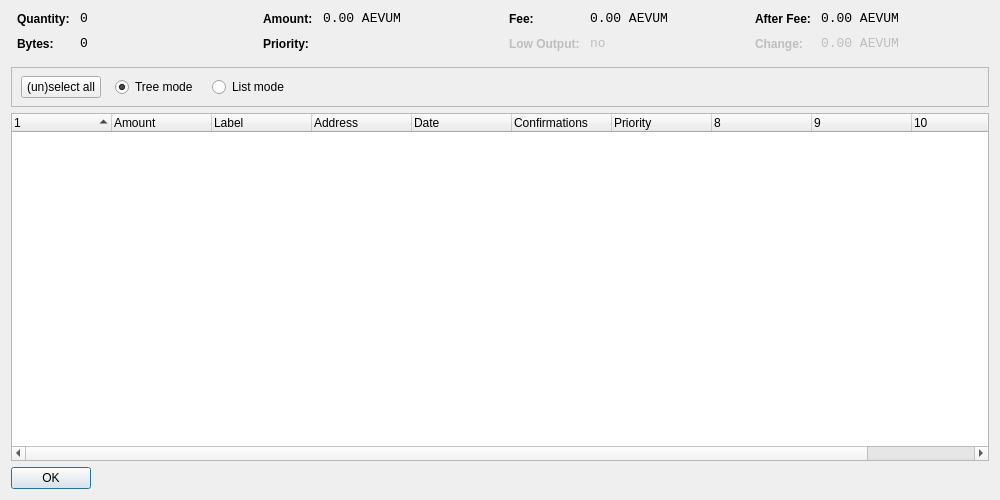
<?xml version="1.0" encoding="UTF-8"?>
<ui version="4.0">
 <class>CoinControlDialog</class>
 <widget class="QDialog" name="CoinControlDialog">
  <property name="geometry">
   <rect>
    <x>0</x>
    <y>0</y>
    <width>1000</width>
    <height>500</height>
   </rect>
  </property>
  <property name="windowTitle">
   <string>Coin Control</string>
  </property>
  <layout class="QVBoxLayout" name="verticalLayout">
   <item>
    <layout class="QHBoxLayout" name="horizontalLayoutTop" stretch="0,0,0,0">
     <property name="topMargin">
      <number>0</number>
     </property>
     <property name="bottomMargin">
      <number>10</number>
     </property>
     <item>
      <layout class="QFormLayout" name="formLayoutCoinControl1">
       <property name="horizontalSpacing">
        <number>10</number>
       </property>
       <property name="verticalSpacing">
        <number>10</number>
       </property>
       <property name="leftMargin">
        <number>6</number>
       </property>
       <property name="rightMargin">
        <number>6</number>
       </property>
       <item row="0" column="0">
        <widget class="QLabel" name="labelCoinControlQuantityText">
         <property name="styleSheet">
          <string notr="true">font-weight:bold;</string>
         </property>
         <property name="text">
          <string>Quantity:</string>
         </property>
        </widget>
       </item>
       <item row="0" column="1">
        <widget class="QLabel" name="labelCoinControlQuantity">
         <property name="font">
          <font>
           <family>Monospace</family>
           <pointsize>10</pointsize>
          </font>
         </property>
         <property name="cursor">
          <cursorShape>IBeamCursor</cursorShape>
         </property>
         <property name="contextMenuPolicy">
          <enum>Qt::ActionsContextMenu</enum>
         </property>
         <property name="text">
          <string>0</string>
         </property>
         <property name="textInteractionFlags">
          <set>Qt::LinksAccessibleByMouse|Qt::TextSelectableByKeyboard|Qt::TextSelectableByMouse</set>
         </property>
        </widget>
       </item>
       <item row="1" column="0">
        <widget class="QLabel" name="labelCoinControlBytesText">
         <property name="styleSheet">
          <string notr="true">font-weight:bold;</string>
         </property>
         <property name="text">
          <string>Bytes:</string>
         </property>
        </widget>
       </item>
       <item row="1" column="1">
        <widget class="QLabel" name="labelCoinControlBytes">
         <property name="font">
          <font>
           <family>Monospace</family>
           <pointsize>10</pointsize>
          </font>
         </property>
         <property name="cursor">
          <cursorShape>IBeamCursor</cursorShape>
         </property>
         <property name="contextMenuPolicy">
          <enum>Qt::ActionsContextMenu</enum>
         </property>
         <property name="text">
          <string>0</string>
         </property>
         <property name="textInteractionFlags">
          <set>Qt::LinksAccessibleByMouse|Qt::TextSelectableByKeyboard|Qt::TextSelectableByMouse</set>
         </property>
        </widget>
       </item>
      </layout>
     </item>
     <item>
      <layout class="QFormLayout" name="formLayoutCoinControl2">
       <property name="horizontalSpacing">
        <number>10</number>
       </property>
       <property name="verticalSpacing">
        <number>10</number>
       </property>
       <property name="leftMargin">
        <number>6</number>
       </property>
       <property name="rightMargin">
        <number>6</number>
       </property>
       <item row="0" column="0">
        <widget class="QLabel" name="labelCoinControlAmountText">
         <property name="styleSheet">
          <string notr="true">font-weight:bold;</string>
         </property>
         <property name="text">
          <string>Amount:</string>
         </property>
        </widget>
       </item>
       <item row="0" column="1">
        <widget class="QLabel" name="labelCoinControlAmount">
         <property name="font">
          <font>
           <family>Monospace</family>
           <pointsize>10</pointsize>
          </font>
         </property>
         <property name="cursor">
          <cursorShape>IBeamCursor</cursorShape>
         </property>
         <property name="contextMenuPolicy">
          <enum>Qt::ActionsContextMenu</enum>
         </property>
         <property name="text">
          <string>0.00 AEVUM</string>
         </property>
         <property name="textInteractionFlags">
          <set>Qt::LinksAccessibleByMouse|Qt::TextSelectableByKeyboard|Qt::TextSelectableByMouse</set>
         </property>
        </widget>
       </item>
       <item row="1" column="0">
        <widget class="QLabel" name="labelCoinControlPriorityText">
         <property name="styleSheet">
          <string notr="true">font-weight:bold;</string>
         </property>
         <property name="text">
          <string>Priority:</string>
         </property>
        </widget>
       </item>
       <item row="1" column="1">
        <widget class="QLabel" name="labelCoinControlPriority">
         <property name="font">
          <font>
           <family>Monospace</family>
           <pointsize>10</pointsize>
          </font>
         </property>
         <property name="cursor">
          <cursorShape>IBeamCursor</cursorShape>
         </property>
         <property name="contextMenuPolicy">
          <enum>Qt::ActionsContextMenu</enum>
         </property>
         <property name="text">
          <string/>
         </property>
         <property name="textInteractionFlags">
          <set>Qt::LinksAccessibleByMouse|Qt::TextSelectableByKeyboard|Qt::TextSelectableByMouse</set>
         </property>
        </widget>
       </item>
      </layout>
     </item>
     <item>
      <layout class="QFormLayout" name="formLayoutCoinControl3">
       <property name="horizontalSpacing">
        <number>10</number>
       </property>
       <property name="verticalSpacing">
        <number>10</number>
       </property>
       <property name="leftMargin">
        <number>6</number>
       </property>
       <property name="rightMargin">
        <number>6</number>
       </property>
       <item row="0" column="0">
        <widget class="QLabel" name="labelCoinControlFeeText">
         <property name="styleSheet">
          <string notr="true">font-weight:bold;</string>
         </property>
         <property name="text">
          <string>Fee:</string>
         </property>
        </widget>
       </item>
       <item row="0" column="1">
        <widget class="QLabel" name="labelCoinControlFee">
         <property name="font">
          <font>
           <family>Monospace</family>
           <pointsize>10</pointsize>
          </font>
         </property>
         <property name="cursor">
          <cursorShape>IBeamCursor</cursorShape>
         </property>
         <property name="contextMenuPolicy">
          <enum>Qt::ActionsContextMenu</enum>
         </property>
         <property name="text">
          <string>0.00 AEVUM</string>
         </property>
         <property name="textInteractionFlags">
          <set>Qt::LinksAccessibleByMouse|Qt::TextSelectableByKeyboard|Qt::TextSelectableByMouse</set>
         </property>
        </widget>
       </item>
       <item row="1" column="0">
        <widget class="QLabel" name="labelCoinControlLowOutputText">
         <property name="enabled">
          <bool>false</bool>
         </property>
         <property name="styleSheet">
          <string notr="true">font-weight:bold;</string>
         </property>
         <property name="text">
          <string>Low Output:</string>
         </property>
        </widget>
       </item>
       <item row="1" column="1">
        <widget class="QLabel" name="labelCoinControlLowOutput">
         <property name="enabled">
          <bool>false</bool>
         </property>
         <property name="font">
          <font>
           <family>Monospace</family>
           <pointsize>10</pointsize>
          </font>
         </property>
         <property name="cursor">
          <cursorShape>IBeamCursor</cursorShape>
         </property>
         <property name="contextMenuPolicy">
          <enum>Qt::ActionsContextMenu</enum>
         </property>
         <property name="text">
          <string>no</string>
         </property>
         <property name="textInteractionFlags">
          <set>Qt::LinksAccessibleByMouse|Qt::TextSelectableByKeyboard|Qt::TextSelectableByMouse</set>
         </property>
        </widget>
       </item>
      </layout>
     </item>
     <item>
      <layout class="QFormLayout" name="formLayoutCoinControl4">
       <property name="horizontalSpacing">
        <number>10</number>
       </property>
       <property name="verticalSpacing">
        <number>10</number>
       </property>
       <property name="leftMargin">
        <number>6</number>
       </property>
       <property name="rightMargin">
        <number>6</number>
       </property>
       <item row="0" column="0">
        <widget class="QLabel" name="labelCoinControlAfterFeeText">
         <property name="styleSheet">
          <string notr="true">font-weight:bold;</string>
         </property>
         <property name="text">
          <string>After Fee:</string>
         </property>
        </widget>
       </item>
       <item row="0" column="1">
        <widget class="QLabel" name="labelCoinControlAfterFee">
         <property name="font">
          <font>
           <family>Monospace</family>
           <pointsize>10</pointsize>
          </font>
         </property>
         <property name="cursor">
          <cursorShape>IBeamCursor</cursorShape>
         </property>
         <property name="contextMenuPolicy">
          <enum>Qt::ActionsContextMenu</enum>
         </property>
         <property name="text">
          <string>0.00 AEVUM</string>
         </property>
         <property name="textInteractionFlags">
          <set>Qt::LinksAccessibleByMouse|Qt::TextSelectableByKeyboard|Qt::TextSelectableByMouse</set>
         </property>
        </widget>
       </item>
       <item row="1" column="0">
        <widget class="QLabel" name="labelCoinControlChangeText">
         <property name="enabled">
          <bool>false</bool>
         </property>
         <property name="styleSheet">
          <string notr="true">font-weight:bold;</string>
         </property>
         <property name="text">
          <string>Change:</string>
         </property>
        </widget>
       </item>
       <item row="1" column="1">
        <widget class="QLabel" name="labelCoinControlChange">
         <property name="enabled">
          <bool>false</bool>
         </property>
         <property name="font">
          <font>
           <family>Monospace</family>
           <pointsize>10</pointsize>
          </font>
         </property>
         <property name="cursor">
          <cursorShape>IBeamCursor</cursorShape>
         </property>
         <property name="contextMenuPolicy">
          <enum>Qt::ActionsContextMenu</enum>
         </property>
         <property name="text">
          <string>0.00 AEVUM</string>
         </property>
         <property name="textInteractionFlags">
          <set>Qt::LinksAccessibleByMouse|Qt::TextSelectableByKeyboard|Qt::TextSelectableByMouse</set>
         </property>
        </widget>
       </item>
      </layout>
     </item>
    </layout>
   </item>
   <item>
    <widget class="QFrame" name="frame">
     <property name="minimumSize">
      <size>
       <width>0</width>
       <height>40</height>
      </size>
     </property>
     <property name="frameShape">
      <enum>QFrame::StyledPanel</enum>
     </property>
     <property name="frameShadow">
      <enum>QFrame::Sunken</enum>
     </property>
     <widget class="QWidget" name="horizontalLayoutWidget">
      <property name="geometry">
       <rect>
        <x>10</x>
        <y>0</y>
        <width>781</width>
        <height>41</height>
       </rect>
      </property>
      <layout class="QHBoxLayout" name="horizontalLayoutPanel" stretch="0,0,0,0,0">
       <property name="spacing">
        <number>14</number>
       </property>
       <item>
        <widget class="QPushButton" name="pushButtonSelectAll">
         <property name="sizePolicy">
          <sizepolicy hsizetype="Maximum" vsizetype="Fixed">
           <horstretch>0</horstretch>
           <verstretch>0</verstretch>
          </sizepolicy>
         </property>
         <property name="text">
          <string>(un)select all</string>
         </property>
        </widget>
       </item>
       <item>
        <widget class="QRadioButton" name="radioTreeMode">
         <property name="sizePolicy">
          <sizepolicy hsizetype="Maximum" vsizetype="Fixed">
           <horstretch>0</horstretch>
           <verstretch>0</verstretch>
          </sizepolicy>
         </property>
         <property name="text">
          <string>Tree mode</string>
         </property>
         <property name="checked">
          <bool>true</bool>
         </property>
        </widget>
       </item>
       <item>
        <widget class="QRadioButton" name="radioListMode">
         <property name="sizePolicy">
          <sizepolicy hsizetype="Maximum" vsizetype="Fixed">
           <horstretch>0</horstretch>
           <verstretch>0</verstretch>
          </sizepolicy>
         </property>
         <property name="text">
          <string>List mode</string>
         </property>
        </widget>
       </item>
       <item>
        <spacer name="horizontalSpacer">
         <property name="orientation">
          <enum>Qt::Horizontal</enum>
         </property>
         <property name="sizeHint" stdset="0">
          <size>
           <width>40</width>
           <height>20</height>
          </size>
         </property>
        </spacer>
       </item>
      </layout>
     </widget>
    </widget>
   </item>
   <item>
    <widget class="CoinControlTreeWidget" name="treeWidget">
     <property name="contextMenuPolicy">
      <enum>Qt::CustomContextMenu</enum>
     </property>
     <property name="sortingEnabled">
      <bool>false</bool>
     </property>
     <property name="columnCount">
      <number>11</number>
     </property>
     <attribute name="headerShowSortIndicator" stdset="0">
      <bool>true</bool>
     </attribute>
     <attribute name="headerStretchLastSection">
      <bool>false</bool>
     </attribute>
     <column>
      <property name="text">
       <string/>
      </property>
     </column>
     <column>
      <property name="text">
       <string>Amount</string>
      </property>
     </column>
     <column>
      <property name="text">
       <string>Label</string>
      </property>
     </column>
     <column>
      <property name="text">
       <string>Address</string>
      </property>
     </column>
     <column>
      <property name="text">
       <string>Date</string>
      </property>
     </column>
     <column>
      <property name="text">
       <string>Confirmations</string>
      </property>
      <property name="toolTip">
       <string>Confirmed</string>
      </property>
     </column>
     <column>
      <property name="text">
       <string>Priority</string>
      </property>
     </column>
     <column>
      <property name="text">
       <string/>
      </property>
     </column>
     <column>
      <property name="text">
       <string/>
      </property>
     </column>
     <column>
      <property name="text">
       <string/>
      </property>
     </column>
     <column>
      <property name="text">
       <string/>
      </property>
     </column>
    </widget>
   </item>
   <item>
    <widget class="QDialogButtonBox" name="buttonBox">
     <property name="sizePolicy">
      <sizepolicy hsizetype="Maximum" vsizetype="Fixed">
       <horstretch>0</horstretch>
       <verstretch>0</verstretch>
      </sizepolicy>
     </property>
     <property name="orientation">
      <enum>Qt::Horizontal</enum>
     </property>
     <property name="standardButtons">
      <set>QDialogButtonBox::Ok</set>
     </property>
    </widget>
   </item>
  </layout>
 </widget>
 <customwidgets>
  <customwidget>
   <class>CoinControlTreeWidget</class>
   <extends>QTreeWidget</extends>
   <header>coincontroltreewidget.h</header>
  </customwidget>
 </customwidgets>
 <resources/>
 <connections/>
</ui>
